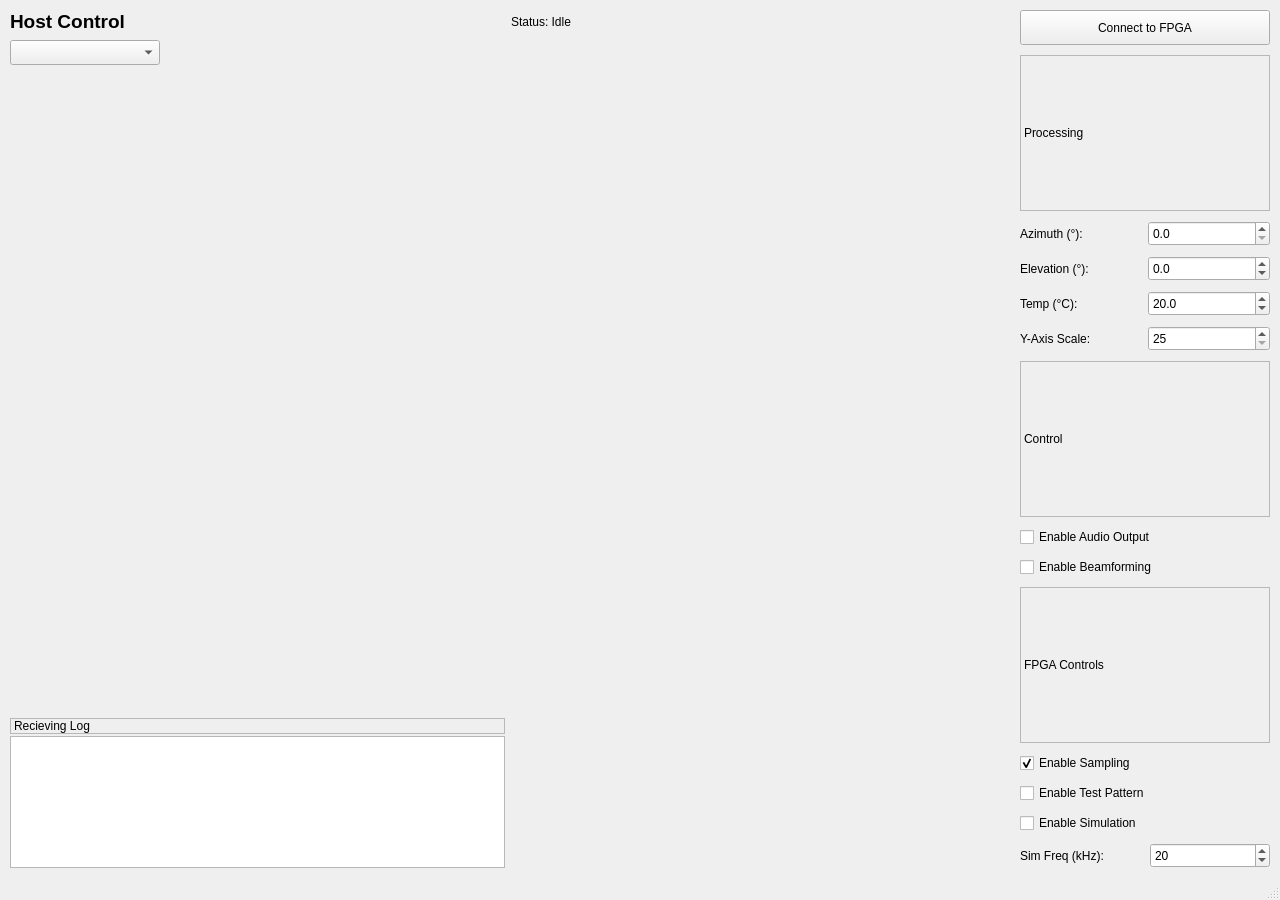
<?xml version="1.0" encoding="UTF-8"?>
<ui version="4.0">
 <class>MainWindow</class>
 <widget class="QMainWindow" name="MainWindow">
  <property name="geometry">
   <rect>
    <x>0</x>
    <y>0</y>
    <width>1280</width>
    <height>900</height>
   </rect>
  </property>
  <property name="windowTitle">
   <string>Ultrasonic Beamforming Host</string>
  </property>
  <widget class="QWidget" name="centralwidget">
   <layout class="QHBoxLayout" name="horizontalLayout">
    <property name="spacing">
     <number>10</number>
    </property>
    <property name="leftMargin">
     <number>10</number>
    </property>
    <property name="topMargin">
     <number>10</number>
    </property>
    <property name="rightMargin">
     <number>10</number>
    </property>
    <property name="bottomMargin">
     <number>10</number>
    </property>
    <item>
     <layout class="QVBoxLayout" name="leftLayout">
      <property name="spacing">
       <number>2</number>
      </property>
      <item>
       <layout class="QHBoxLayout" name="topBarLayout">
        <item>
         <widget class="QLabel" name="label_3">
          <property name="font">
           <font>
            <family>Segoe UI</family>
            <pointsize>14</pointsize>
            <bold>true</bold>
           </font>
          </property>
          <property name="text">
           <string>Host Control</string>
          </property>
         </widget>
        </item>
        <item>
         <widget class="QLabel" name="statusLabel">
          <property name="text">
           <string>Status: Idle</string>
          </property>
         </widget>
        </item>
       </layout>
      </item>
      <item>
       <widget class="OscilloscopeWidget" name="oscilloscopeWidget" native="true">
        <property name="sizePolicy">
         <sizepolicy hsizetype="Expanding" vsizetype="Expanding">
          <horstretch>0</horstretch>
          <verstretch>1</verstretch>
         </sizepolicy>
        </property>
        <property name="minimumSize">
         <size>
          <width>600</width>
          <height>400</height>
         </size>
        </property>
        <property name="maximumSize">
         <size>
          <width>3000</width>
          <height>16777215</height>
         </size>
        </property>
        <widget class="QComboBox" name="micComboBox">
         <property name="geometry">
          <rect>
           <x>0</x>
           <y>5</y>
           <width>150</width>
           <height>25</height>
          </rect>
         </property>
         <property name="placeholderText">
          <string>Select Microphone</string>
         </property>
        </widget>
       </widget>
      </item>
      <item>
       <layout class="QHBoxLayout" name="bottomPanelLayout">
        <property name="spacing">
         <number>10</number>
        </property>
        <item>
         <layout class="QVBoxLayout" name="logPanelLayout">
          <property name="spacing">
           <number>2</number>
          </property>
          <item>
           <widget class="QLabel" name="label">
            <property name="frameShape">
             <enum>QFrame::Shape::StyledPanel</enum>
            </property>
            <property name="text">
             <string>Recieving Log</string>
            </property>
           </widget>
          </item>
          <item>
           <widget class="QPlainTextEdit" name="logTextEdit">
            <property name="sizePolicy">
             <sizepolicy hsizetype="Expanding" vsizetype="Fixed">
              <horstretch>0</horstretch>
              <verstretch>0</verstretch>
             </sizepolicy>
            </property>
            <property name="minimumSize">
             <size>
              <width>0</width>
              <height>80</height>
             </size>
            </property>
            <property name="maximumSize">
             <size>
              <width>16777215</width>
              <height>150</height>
             </size>
            </property>
            <property name="readOnly">
             <bool>true</bool>
            </property>
           </widget>
          </item>
         </layout>
        </item>
        <item>
         <widget class="QWidget" name="recordingPanelContainer" native="true">
          <property name="sizePolicy">
           <sizepolicy hsizetype="Expanding" vsizetype="Fixed">
            <horstretch>0</horstretch>
            <verstretch>0</verstretch>
           </sizepolicy>
          </property>
          <property name="minimumSize">
           <size>
            <width>300</width>
            <height>150</height>
           </size>
          </property>
         </widget>
        </item>
       </layout>
      </item>
     </layout>
    </item>
    <item>
     <layout class="QVBoxLayout" name="rightLayout">
      <property name="spacing">
       <number>10</number>
      </property>
      <item>
       <widget class="QPushButton" name="connectButton">
        <property name="minimumSize">
         <size>
          <width>250</width>
          <height>35</height>
         </size>
        </property>
        <property name="maximumSize">
         <size>
          <width>1000</width>
          <height>35</height>
         </size>
        </property>
        <property name="text">
         <string>Connect to FPGA</string>
        </property>
       </widget>
      </item>
      <item>
       <widget class="QLabel" name="label_7">
        <property name="frameShape">
         <enum>QFrame::Shape::StyledPanel</enum>
        </property>
        <property name="text">
         <string>Processing</string>
        </property>
       </widget>
      </item>
      <item>
       <layout class="QHBoxLayout" name="azimuthLayout">
        <property name="spacing">
         <number>5</number>
        </property>
        <item>
         <widget class="QLabel" name="label_9">
          <property name="text">
           <string>Azimuth (°):</string>
          </property>
         </widget>
        </item>
        <item>
         <widget class="QDoubleSpinBox" name="azimuthDoubleSpinBox">
          <property name="minimumSize">
           <size>
            <width>70</width>
            <height>25</height>
           </size>
          </property>
          <property name="decimals">
           <number>1</number>
          </property>
          <property name="minimum">
           <double>0.000000000000000</double>
          </property>
          <property name="maximum">
           <double>180.000000000000000</double>
          </property>
          <property name="value">
           <double>0.000000000000000</double>
          </property>
         </widget>
        </item>
       </layout>
      </item>
      <item>
       <layout class="QHBoxLayout" name="elevationLayout">
        <property name="spacing">
         <number>5</number>
        </property>
        <item>
         <widget class="QLabel" name="label_10">
          <property name="text">
           <string>Elevation (°):</string>
          </property>
         </widget>
        </item>
        <item>
         <widget class="QDoubleSpinBox" name="elevationDoubleSpinBox">
          <property name="minimumSize">
           <size>
            <width>70</width>
            <height>25</height>
           </size>
          </property>
          <property name="decimals">
           <number>1</number>
          </property>
          <property name="minimum">
           <double>-90.000000000000000</double>
          </property>
          <property name="maximum">
           <double>90.000000000000000</double>
          </property>
         </widget>
        </item>
       </layout>
      </item>
      <item>
       <layout class="QHBoxLayout" name="tempLayout">
        <property name="spacing">
         <number>5</number>
        </property>
        <item>
         <widget class="QLabel" name="label_11">
          <property name="text">
           <string>Temp (°C):</string>
          </property>
         </widget>
        </item>
        <item>
         <widget class="QDoubleSpinBox" name="temperatureDoubleSpinBox">
          <property name="minimumSize">
           <size>
            <width>70</width>
            <height>25</height>
           </size>
          </property>
          <property name="decimals">
           <number>1</number>
          </property>
          <property name="minimum">
           <double>-20.000000000000000</double>
          </property>
          <property name="maximum">
           <double>50.000000000000000</double>
          </property>
          <property name="value">
           <double>20.000000000000000</double>
          </property>
         </widget>
        </item>
       </layout>
      </item>
      <item>
       <layout class="QHBoxLayout" name="scaleLayout">
        <property name="spacing">
         <number>5</number>
        </property>
        <item>
         <widget class="QLabel" name="label_scale">
          <property name="text">
           <string>Y-Axis Scale:</string>
          </property>
         </widget>
        </item>
        <item>
         <widget class="QSpinBox" name="scaleSpinBox">
          <property name="minimumSize">
           <size>
            <width>70</width>
            <height>25</height>
           </size>
          </property>
          <property name="minimum">
           <number>25</number>
          </property>
          <property name="maximum">
           <number>50000</number>
          </property>
          <property name="singleStep">
           <number>25</number>
          </property>
          <property name="value">
           <number>25</number>
          </property>
         </widget>
        </item>
       </layout>
      </item>
      <item>
       <widget class="QLabel" name="label_8">
        <property name="frameShape">
         <enum>QFrame::Shape::StyledPanel</enum>
        </property>
        <property name="text">
         <string>Control</string>
        </property>
       </widget>
      </item>
      <item>
       <widget class="QCheckBox" name="enableAudioCheckbox">
        <property name="text">
         <string>Enable Audio Output</string>
        </property>
       </widget>
      </item>
      <item>
       <widget class="QCheckBox" name="enableBeamformingCheckbox">
        <property name="text">
         <string>Enable Beamforming</string>
        </property>
        <property name="checked">
         <bool>false</bool>
        </property>
       </widget>
      </item>
      <item>
       <widget class="QLabel" name="fpgaControlsLabel">
        <property name="frameShape">
         <enum>QFrame::Shape::StyledPanel</enum>
        </property>
        <property name="text">
         <string>FPGA Controls</string>
        </property>
       </widget>
      </item>
      <item>
       <widget class="QCheckBox" name="samplingEnableCheckBox">
        <property name="text">
         <string>Enable Sampling</string>
        </property>
        <property name="checked">
         <bool>true</bool>
        </property>
       </widget>
      </item>
      <item>
       <widget class="QCheckBox" name="testEnableCheckBox">
        <property name="text">
         <string>Enable Test Pattern</string>
        </property>
        <property name="checked">
         <bool>false</bool>
        </property>
       </widget>
      </item>
      <item>
       <widget class="QCheckBox" name="simEnableCheckBox">
        <property name="text">
         <string>Enable Simulation</string>
        </property>
        <property name="checked">
         <bool>false</bool>
        </property>
       </widget>
      </item>
      <item>
       <layout class="QHBoxLayout" name="simFreqLayout">
        <item>
         <widget class="QLabel" name="simFreqLabel">
          <property name="text">
           <string>Sim Freq (kHz):</string>
          </property>
         </widget>
        </item>
        <item>
         <widget class="QSpinBox" name="simFreqSpinBox">
          <property name="minimumSize">
           <size>
            <width>110</width>
            <height>25</height>
           </size>
          </property>
          <property name="minimum">
           <number>1</number>
          </property>
          <property name="maximum">
           <number>50</number>
          </property>
          <property name="value">
           <number>20</number>
          </property>
         </widget>
        </item>
       </layout>
      </item>

     </layout>
    </item>
   </layout>
  </widget>
  <widget class="QMenuBar" name="menubar">
   <property name="geometry">
    <rect>
     <x>0</x>
     <y>0</y>
     <width>1280</width>
     <height>22</height>
    </rect>
   </property>
  </widget>
  <widget class="QStatusBar" name="statusbar"/>
 </widget>
 <customwidgets>
  <customwidget>
   <class>OscilloscopeWidget</class>
   <extends>QWidget</extends>
   <header>OscilloscopeWidget.h</header>
   <container>1</container>
  </customwidget>
 </customwidgets>
 <resources/>
 <connections/>
</ui>
